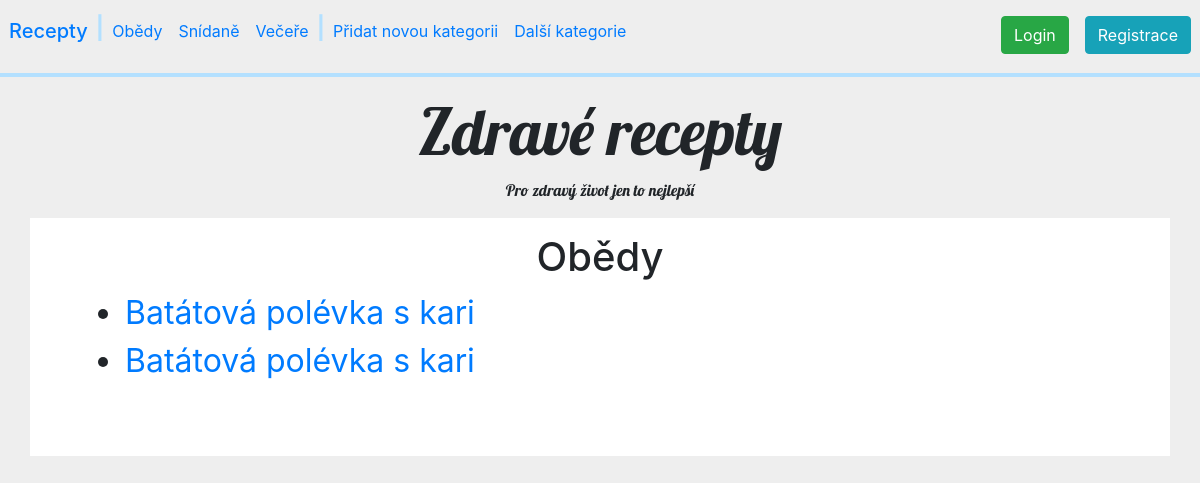
Page /catdetails/2/ on the committed database.
### recipes/models.py (models this page shows, shortened)
class Cat(models.Model):
    Cat_Name = models.CharField(max_length=60, unique=True)
    Cat_Description = models.TextField(blank=True)

class Recipe(models.Model):
    Recipe_Author = models.ForeignKey('auth.User', on_delete=models.CASCADE)
    Recipe_Title = models.CharField(max_length=60)
    Recipe_Ingredients = models.TextField()
    Recipe_Description = models.TextField()
    Recipe_Info = models.TextField()
    Recipe_Cat = models.ForeignKey('recipes.Cat', on_delete=models.CASCADE)
    Recipe_Img = models.ImageField(upload_to='../media', blank=True)
    Recipe_Date = models.DateTimeField(default=timezone.now)
    Recipe_note = models.TextField(blank=True)

### recipes/views.py (the view)
# urls.py: path('catdetails/<int:pk>/', views.cat_details, name="cat_details"),
def cat_details(request, pk):
    category = get_object_or_404(Cat, pk=pk)
    return render(request, '../templates/cat_details.html',
                  {'recipes': recepty, 'category': category, 'categories': kategorie})

### templates/cat_details.html
{% extends 'base.html' %}
{% block content %}
    <h1 class="text-center">{{ category.Cat_Name }}</h1>
    <ul>
    {% for recipe in recipes %}
        {% if recipe.Recipe_Cat.Cat_Name == category.Cat_Name %}
         <li style="font-size:2em;">
            <a href="{% url 'details' pk=recipe.pk %}">{{ recipe.Recipe_Title }}</a>
         </li>
        {% endif %}
    {% endfor %}
    </ul>
{% endblock %}

### templates/base.html (shortened to what this page needs)
{% load static %}
<!doctype html>
<html class="no-js" lang="cs">
    <head>
      <link rel="stylesheet" href="http://dhbhdrzi4tiry.cloudfront.net/cdn/sites/foundation.min.css">
      <link rel="stylesheet" href="https://maxcdn.bootstrapcdn.com/bootstrap/4.0.0/css/bootstrap.min.css"
>
    </head>
    <body style="background-color:#EEE;">
     <div class="callout large primary" style="margin-bottom:0px;">
      <nav class="navbar navbar-expand-lg">
        <div class="navbar-collapse row" id="navbarNav">
        <ul class="navbar-nav">
            <div class="navbar-header">
                <a class="nav-link" href="/"><h5>Recepty</h5></a>
            </div>
            <li class="nav-item">
                <span style="font-size: 1.4em; font-weight: bold; color:#B3E0FF"> | </span>
            </li>
            {% for category in categories %}
                <li class="nav-item">
                    <a class="nav-link" href="/catdetails/{{ category.pk }}">{{ category.Cat_Name }}</a>
                </li>
            {% endfor %}
            <li class="nav-item">
                <span style="font-size: 1.4em; font-weight: bold; color:#B3E0FF"> | </span>
            </li>
            <li class="nav-item">
                <a class="nav-link" href="/addcat">Přidat novou kategorii</a>
            </li>
            <li>
                <a class="nav-link" href="/catlist">Další kategorie</a>
            </li>
        </ul>
        </div>
        <div class="navbar-nav navbar-right row">
          <ul class="navbar-nav">
               {% if user.is_authenticated %}
                      <li class="nav-item">
                            <a class="nav-link" href="/profile">Profil</a>
                        </li>
              <li class="nav-item">
                            <a class="nav-link" href="/logout">Odhlásit</a>
                        </li>
                       {% else %}
              <li class="nav-item">
          <a class="nav-link" href="/login"><button class="btn btn-success">Login</button></a>
              </li>
              <li class="nav-item">
          <a class="nav-link nav justify-content-end" href="/register">
              <button class="btn btn-info">Registrace</button></a>
              </li>
              {% endif %}
          </ul>
        </div>
    </nav>
    <hr style="border: 2px solid #B3E0FF; margin-top: 0.2em;">
      <div class="text-center">
        <h1 style="font-family: Lobster; font-size:4em;">Zdravé recepty</h1>
        <p class="subheader text-center" style="font-family: Lobster">
            Pro zdravý život jen to nejlepší</p>
      </div>
    </div>
    <main class="container" style="background-color:white; padding:55px; padding-top:15px;">
          <div class="blog-post">
                {% block content %}
                {% endblock %}
          </div>
    </main>
  </body>
</html>

### rows in the picture
Cat: Cat_Name "Obědy"
Cat: Cat_Name "Snídaně"
Cat: Cat_Name "Večeře"
Recipe: Recipe_Title "Batátová polévka s kari"
Recipe: Recipe_Title "Batátová polévka s kari"
